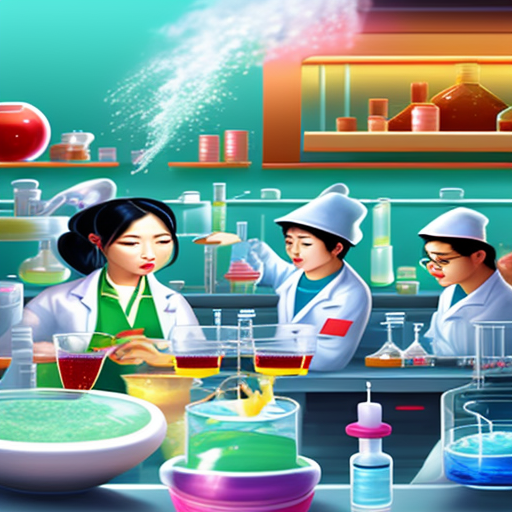
#> input picture lab.png, 512 x 512 px
$ python ascii.py lab.png
#> lines starting #> are read from the running program, lines starting #| are printed output that depends on the picture
#> in convert_image_to_ascii, image is the input picture: PIL image 512x512 RGB; mean R, G, B 122.2, 151.8, 146.4
import sys
from PIL import Image

ASCII_CHARS = '@%#*+=-:. '
ASCII_COLORS = {
    '@': '\033[91m',  # bright red
    '%': '\033[93m',  # bright yellow
    '#': '\033[92m',  # bright green
    '*': '\033[94m',  # bright blue
    '+': '\033[95m',  # bright magenta
    '=': '\033[96m',  # bright cyan
    '-': '\033[90m',  # bright black
    ':': '\033[37m',  # white
    '.': '\033[0m',  # reset
}

def scale_image(image, new_width=100):
#> called with new_width = 100
    (original_width, original_height) = image.size
#> original_width = 512; original_height = 512
    aspect_ratio = original_height/float(original_width)
#> aspect_ratio = 1
    new_height = int(aspect_ratio * new_width)
#> new_height = 100
    new_image = image.resize((new_width, new_height))
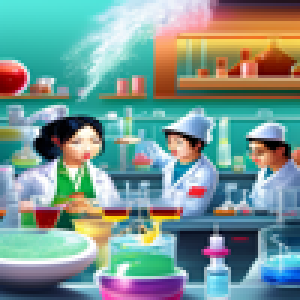
#> new_image: PIL image 100x100 RGB (shown 3 times larger); mean R, G, B 122.3, 151.8, 146.4
    return new_image

def grayscale_image(image):
    return image.convert('L')
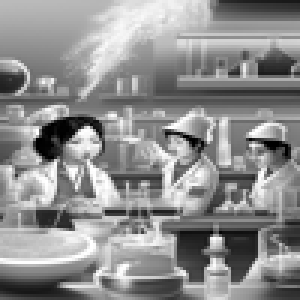
#> returned value: PIL image 100x100 L (shown 3 times larger); min 0, max 255, mean 142.3

def map_pixels_to_ascii(image, range_width=25):
#> called with range_width = 25
    pixels = image.getdata()
    ascii_str = ''
    for pixel_value in pixels:
        if pixel_value < len(ASCII_CHARS) * range_width:
            ascii_str += ASCII_CHARS[pixel_value//range_width]
        else:
            ascii_str += ASCII_CHARS[-1]
#> this loop made 10000 passes
#> (pixel_value, ascii_str) on passes 1 to 12: (186, ':'), (186, '::'), (186, ':::'), (186, '::::'), (186, ':::::'), (186, '::::::'), (186, ':::::::'), (186, '::::::::'), (186, ':::::::::'), (186, '::::::::::'), (186, ':::::::::::'), (186, '::::::::::::')
#> pixel_value on passes 41 to 46: 210, 215, 219, 222, 221, 221
    return ascii_str

def convert_image_to_ascii(image_path):
    try:
        image = Image.open(image_path)
    except Exception as e:
        print(e)
        return
    image = scale_image(image)
    image = grayscale_image(image)

    ascii_str = map_pixels_to_ascii(image)
    img_width = image.width
#> img_width = 100
    ascii_str_len = len(ascii_str)
#> ascii_str_len = 10000
    ascii_img=""
    for i in range(0, ascii_str_len, img_width):
        for char in ascii_str[i:i+img_width]:
            if char in ASCII_COLORS:
                ascii_img += ASCII_COLORS[char] + char + '\033[0m'
            else:
                ascii_img += char
        ascii_img += "\n"
    return ascii_img

def main(image_path):
    ascii_img = convert_image_to_ascii(image_path)
    print(ascii_img)
#> (printed output is left out)

if __name__ == '__main__':
    if len(sys.argv)!= 2:
        print("Usage: python ascii_art.py <image_path>")
        sys.exit(1)
    main(sys.argv[1])
